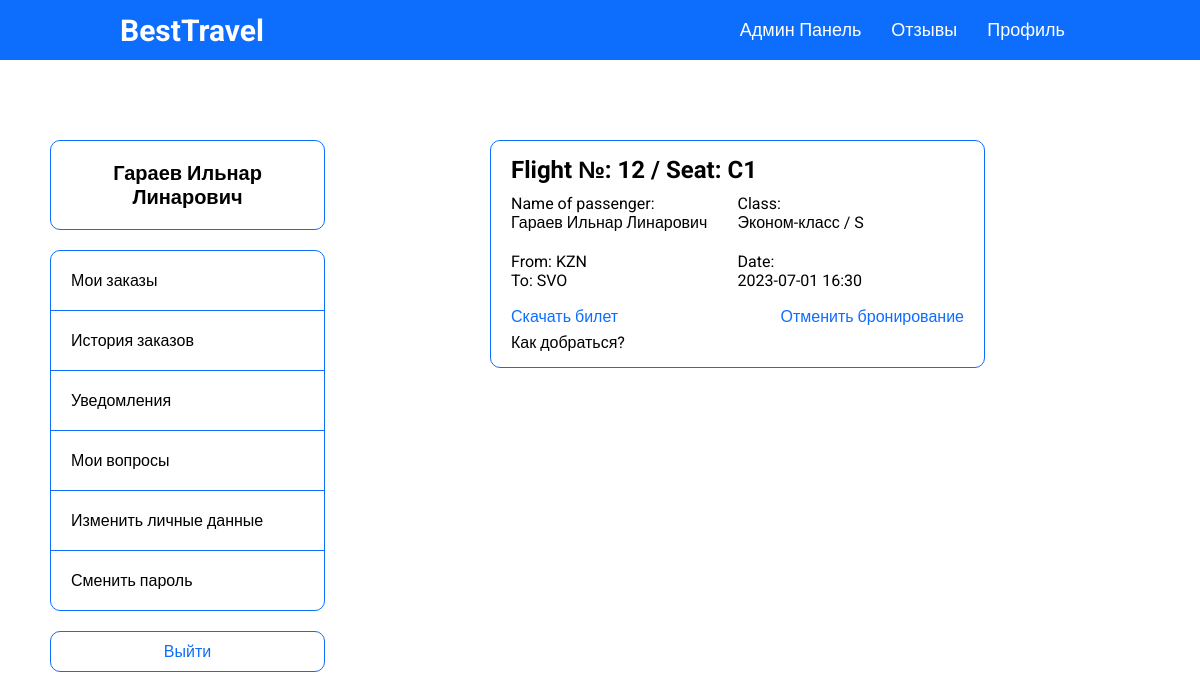
The page /profile-page.php (signed in) on the database its author committed.
### tables this page shows
CREATE TABLE `bookings` (
  `book_id` int(11) NOT NULL,
  `flight_id` int(11) NOT NULL,
  `surname` varchar(50) NOT NULL,
  `name` varchar(50) NOT NULL,
  `patronymic` varchar(50) NOT NULL,
  `gender_id` int(11) NOT NULL,
  `birth_date` date NOT NULL,
  `document` varchar(50) NOT NULL,
  `booking_date` timestamp NOT NULL DEFAULT CURRENT_TIMESTAMP,
  `class_id` int(11) NOT NULL,
  `contact_email` varchar(50) NOT NULL,
  `contact_phone` varchar(50) NOT NULL,
  `user_id` int(11) DEFAULT NULL,
  `seat_id` int(11) DEFAULT NULL,
  `total_amount` int(111) NOT NULL
);

CREATE TABLE `seats` (
  `seat_id` int(11) NOT NULL,
  `aircraft_id` int(11) NOT NULL,
  `seat_no` varchar(10) NOT NULL,
  `class_id` int(11) NOT NULL
);

CREATE TABLE `classes` (
  `class_id` int(11) NOT NULL,
  `class` varchar(20) NOT NULL,
  `class_code` varchar(10) NOT NULL
);

CREATE TABLE `airports` (
  `airport_id` int(11) NOT NULL,
  `airport_name` varchar(255) NOT NULL,
  `city_id` int(11) NOT NULL,
  `airport_code` varchar(11) NOT NULL
);

CREATE TABLE `flights` (
  `flight_id` int(11) NOT NULL,
  `scheduled_departure` datetime NOT NULL,
  `scheduled_arrival` datetime NOT NULL,
  `departure_airport` int(11) NOT NULL,
  `arrival_airport` int(11) NOT NULL,
  `status_id` int(11) NOT NULL,
  `aircraft_id` int(11) NOT NULL,
  `price` int(11) NOT NULL,
  `actual_departure` datetime DEFAULT NULL,
  `actual_arrival` datetime DEFAULT NULL
);

### database/requests.php (called while the page is built, shortened)
<?php
function getAll($string)
{
    require 'connect.php';
    $data = mysqli_query($connect, $string);
    if (mysqli_num_rows($data) > 0) {
        return mysqli_fetch_all($data, MYSQLI_ASSOC);
    } else {
        return false;
    }
}
class ApiProvider
{
    public function getActiveBookings($user_id)
    {
        return getAll("
        select b.book_id, b.flight_id, b.surname, b.name, b.patronymic,
        from_a.airport_code as from_n, to_a.airport_code as to_n,
        f.scheduled_departure, c.class_code, c.class, st.seat_no from bookings b
        left join flights f on f.flight_id = b.flight_id
        left join airports from_a on from_a.airport_id = f.departure_airport
        left join airports to_a on to_a.airport_id = f.arrival_airport
        left join tickets t on t.book_id = b.book_id
        left join statuses s on s.status_id = f.status_id
        left join classes c on c.class_id = b.class_id
        left join seats st on st.seat_id = b.seat_id
        where b.user_id = '$user_id' and f.status_id = '1';
      ");
    }
}
?>

### functions/methods.php (called while the page is built)
<?php
    class Methods
    {
        public function pagination($array, $max, $page) {
            $max_results = $max;
            $pages = count($array) < $max_results ? 0 : ceil(count($array) / $max_results);
            $offset = $max_results * ($page - 1);
            $items = array_slice($array, $offset, $max_results);
            return ['array' => $items, 'pages' => $pages];
        }
        public function convDate($date) {
            $x = new DateTime($date);
            return $x->format('Y-m-d');
        }
        public function convTime($date) {
            $x = new DateTime($date);
            return $x->format('H:i');
        }
  }
  $mtd = new Methods;
?>

### profile-page.php (the view, shortened to what this page needs)
<?php
  require_once 'database/requests.php';
  require_once 'functions/methods.php';
  $user = $_SESSION['user'];
  $history = $provider->getActiveBookings($user['id']);
  if ($history) {
    $pagination = $mtd->pagination($history, 4, $_GET['page']);
    $history = $pagination['array'];
  }
?>
<!DOCTYPE html>
<html lang="ru">
  <?php require_once 'templates/head.php'; ?>
<body>
  <?php require_once 'templates/header.php'; ?>
  <div class="container">
    <div class="profile">
      <?php require_once 'templates/profile.php'; ?>
      <div class="profile-orders">
      <?php if($history): ?>
          <?php foreach($history as $item): ?>
            <div id='screenscoot' class="profile-ticket padding border border-radius">
              <h2 class='profile-ticket-title'>Flight №: <?= $item['flight_id'] ?> <?= $item['seat_no'] ? '/ Seat:' . ' ' . $item['seat_no'] : '' ?></h2>
              <div class="profile-ticket-info">
                <div class="profile-ticket-info-item">
                  <div class='info-item'>
                    <div>Name of passenger:</div>
                    <div><?= $item['surname'] ?> <?= $item['name'] ?> <?= $item['patronymic'] ?></div>
                  </div>
                  <div class='info-item'>
                    <div>Class:</div>
                    <div class='info-item-class'><?= $item['class'] ?> / <?= $item['class_code'] ?></div>
                  </div>
                </div>
                <div class="profile-ticket-info-item">
                  <div>
                    <p>From: <?= $item['from_n'] ?></p>
                    <p>To: <?= $item['to_n'] ?></p>
                  </div>
                  <div>
                    <p>Date:</p>
                    <p><?= $mtd->convDate($item['scheduled_departure']); ?> <?= $mtd->convTime($item['scheduled_departure']); ?></p>
                  </div>
                </div>
              </div>
              <div class='import-cancel'>
                <button  class='cancel-booking-btn' onclick="toImg()">Скачать билет</button>
                <form action="" method='post'>
                  <button name='cancel' value='<?= $item['book_id'] ?>' class='cancel-booking-btn'>Отменить бронирование</button>
                </form>
              </div>
              <a href="map.html?to=<?= $item['from_n'] ?>" target="_blank" class="btn-map">Как добраться?</a>
            </div>
          <?php endforeach; ?>
      <?php else: ?>
        <h2 class="tac">У вас нет активных заказов</h2>
      <?php endif; ?>
      </div>
    </div>
  </div>
</body>
</html>

### templates/profile.php (shortened to what this page needs)
<?php
  require_once 'database/requests.php';
  $user = $_SESSION['user'];
?>
<div class="profile-info">
  <div class="profile-info-title">
    <?= $user['surname'] ?> <?= $user['name'] ?> <?= $user['patronymic'] ?>
  </div>
  <div class="profile-links">
    <a class="profile-link" href="/profile-page.php?page=1">Мои заказы</a>
    <a class="profile-link" href="/history-page.php?page=1">История заказов</a>
    <a class="profile-link df" href="/notifications-page.php">Уведомления </a>
    <a class="profile-link" href="/appeals-page.php?page=1">Мои вопросы</a>
    <a class="profile-link" href="/update-profile-page.php">Изменить личные данные</a>
    <a class="profile-link" href="/reset-password.php">Сменить пароль</a>
  </div>
  <form action="database/logout.php" method='post'>
    <button class='btn w-full'><a class="logout" href="database/logout.php">Выйти</a></button>
  </form>
</div>

### assets/css/style.css (style rules this page uses)
* { margin: 0; padding: 0; box-sizing: border-box; font-family: 'Roboto', sans-serif; }
html { scroll-behavior: smooth; }
body { overflow-x: hidden; }
.container { max-width: 1600px; margin: 0 auto; }
a { text-decoration: none; color: black; }
h1, h2, h3, h4, h5 { padding: 15px; }
.w-full { width: 100%; }
.padding { padding: 15px 20px; }
.border { border: 1px solid #0d6efd; }
.border-radius { border-radius: 10px; }
.df { display: flex; }
.btn { transition: .2s linear; color: #0d6efd; }
button, input, select { background-color: white; padding: 10px 20px; border-radius: 10px; border: 1px solid #0d6efd; font-size: 16px; }
button { cursor: pointer; }
.profile { width: 100%; display: flex; flex-wrap: wrap; padding: 30px 0; }
.profile-info { width: 25%; }
.profile-info-title { font-size: 20px; font-weight: bold; border: 1px solid #0d6efd; border-radius: 10px; padding: 20px; text-align: center; }
.profile-links { display: flex; flex-direction: column; border: 1px solid #0d6efd; border-radius: 10px; margin: 20px 0; }
.profile-link { padding: 20px; }
.profile-link:not(:nth-last-child(1)) { border-bottom: 1px solid #0d6efd; }
.profile-orders { width: 75%; display: flex; flex-direction: column; align-items: center; }
.profile-ticket { width: 45%; margin: 0 0 10px 0; }
.profile-ticket-info { display: flex; width: 100%; flex-wrap: wrap; }
.profile-ticket-info-item { display: flex; justify-content: space-between; flex-wrap: wrap; width: 100%; }
.profile-ticket-info-item > div { width: 50%; margin: 10px 0; }
.profile-ticket-title { padding: 0; }
.cancel-booking-btn { border: none; color: #0d6efd; padding: 7px 0; }
.import-cancel { width: 100%; display: flex; justify-content: space-between; align-items: center; }
.logout { color: #0d6efd; transition: linear .2s; }
@media screen and (max-width: 1600px) { .container { padding: 50px; } }
@media screen and (max-width: 1600px) { .profile-ticket { width: 60%; } }

### rows shown on the page
bookings: surname "Гараев", name "Ильнар", patronymic "Линарович", flight "12", seat.seat_no "C1", class.class "Эконом-класс", class.class_code "S", airports.airport_code "KZN", airports.airport_code "SVO", flight.scheduled_departure "2023-07-01", flight.scheduled_departure "16:30", $item['book_id'] 29 (drawn)
